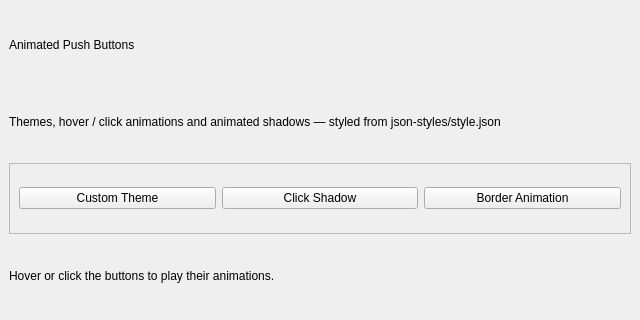
<?xml version='1.0' encoding='utf-8'?>
<ui version="4.0">
 <class>MainWindow</class>
 <widget class="QMainWindow" name="MainWindow">
  <property name="geometry">
   <rect>
    <x>0</x>
    <y>0</y>
    <width>640</width>
    <height>320</height>
   </rect>
  </property>
  <property name="windowTitle">
   <string>QCustomQPushButton Showcase</string>
  </property>
  <widget class="QWidget" name="centralwidget">
   <layout class="QVBoxLayout" name="verticalLayout">
    <property name="spacing">20</property>
    <property name="leftMargin">24</property>
    <property name="topMargin">24</property>
    <property name="rightMargin">24</property>
    <property name="bottomMargin">24</property>
    <item>
     <widget class="QLabel" name="titleLabel">
      <property name="text">
       <string>Animated Push Buttons</string>
      </property>
     </widget>
    </item>
    <item>
     <widget class="QLabel" name="subtitleLabel">
      <property name="text">
       <string>Themes, hover / click animations and animated shadows — styled from json-styles/style.json</string>
      </property>
      <property name="wordWrap">
       <bool>true</bool>
      </property>
     </widget>
    </item>
    <item>
     <widget class="QFrame" name="buttonCard">
      <property name="frameShape">
       <enum>QFrame::StyledPanel</enum>
      </property>
      <layout class="QHBoxLayout" name="buttonCardLayout">
       <property name="spacing">18</property>
       <property name="leftMargin">18</property>
       <property name="topMargin">24</property>
       <property name="rightMargin">18</property>
       <property name="bottomMargin">24</property>
       <item>
        <widget class="QCustomQPushButton" name="customThemeButton">
         <property name="text">
          <string>Custom Theme</string>
         </property>
         <property name="cursor">
          <cursorShape>PointingHandCursor</cursorShape>
         </property>
         <property name="icon">
          <iconset>
           <normaloff>theme-icons:icons/feather/settings.svg</normaloff>theme-icons:icons/feather/settings.svg</iconset>
         </property>
         <property name="iconSize">
          <size>
           <width>22</width>
           <height>22</height>
          </size>
         </property>
        </widget>
       </item>
       <item>
        <widget class="QCustomQPushButton" name="shadowThemeButton">
         <property name="text">
          <string>Click Shadow</string>
         </property>
         <property name="cursor">
          <cursorShape>PointingHandCursor</cursorShape>
         </property>
         <property name="icon">
          <iconset>
           <normaloff>theme-icons:icons/feather/loader.svg</normaloff>theme-icons:icons/feather/loader.svg</iconset>
         </property>
         <property name="iconSize">
          <size>
           <width>22</width>
           <height>22</height>
          </size>
         </property>
        </widget>
       </item>
       <item>
        <widget class="QCustomQPushButton" name="borderThemeButton">
         <property name="text">
          <string>Border Animation</string>
         </property>
         <property name="cursor">
          <cursorShape>PointingHandCursor</cursorShape>
         </property>
         <property name="icon">
          <iconset>
           <normaloff>theme-icons:icons/feather/shopping-cart.svg</normaloff>theme-icons:icons/feather/shopping-cart.svg</iconset>
         </property>
         <property name="iconSize">
          <size>
           <width>22</width>
           <height>22</height>
          </size>
         </property>
        </widget>
       </item>
      </layout>
     </widget>
    </item>
    <item>
     <widget class="QLabel" name="hintLabel">
      <property name="text">
       <string>Hover or click the buttons to play their animations.</string>
      </property>
     </widget>
    </item>
   </layout>
  </widget>
 </widget>
 <customwidgets>
  <customwidget>
   <class>QCustomQPushButton</class>
   <extends>QPushButton</extends>
   <header location="global">Custom_Widgets.QCustomQPushButton.h</header>
  </customwidget>
 <customwidget><class>QPushButton</class><extends>QPushButton</extends><header location="global">Custom_Widgets.Theme.h</header><container>1</container></customwidget><customwidget><class>QLabel</class><extends>QLabel</extends><header location="global">Custom_Widgets.Theme.h</header><container>1</container></customwidget></customwidgets>
 <connections />
</ui>
